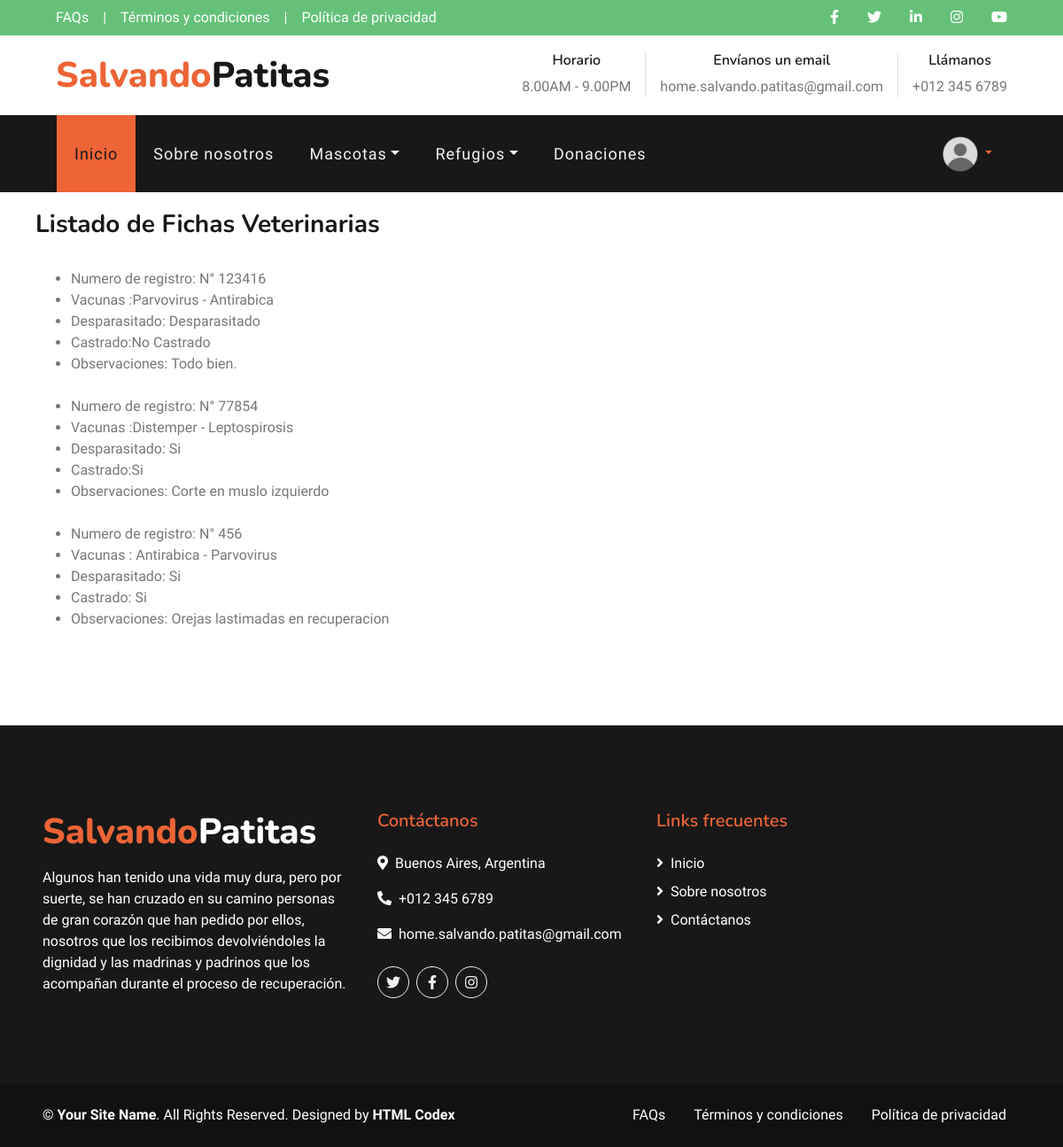
The page /Veterinaria/lista/ (signed in) on the database as committed earlier.
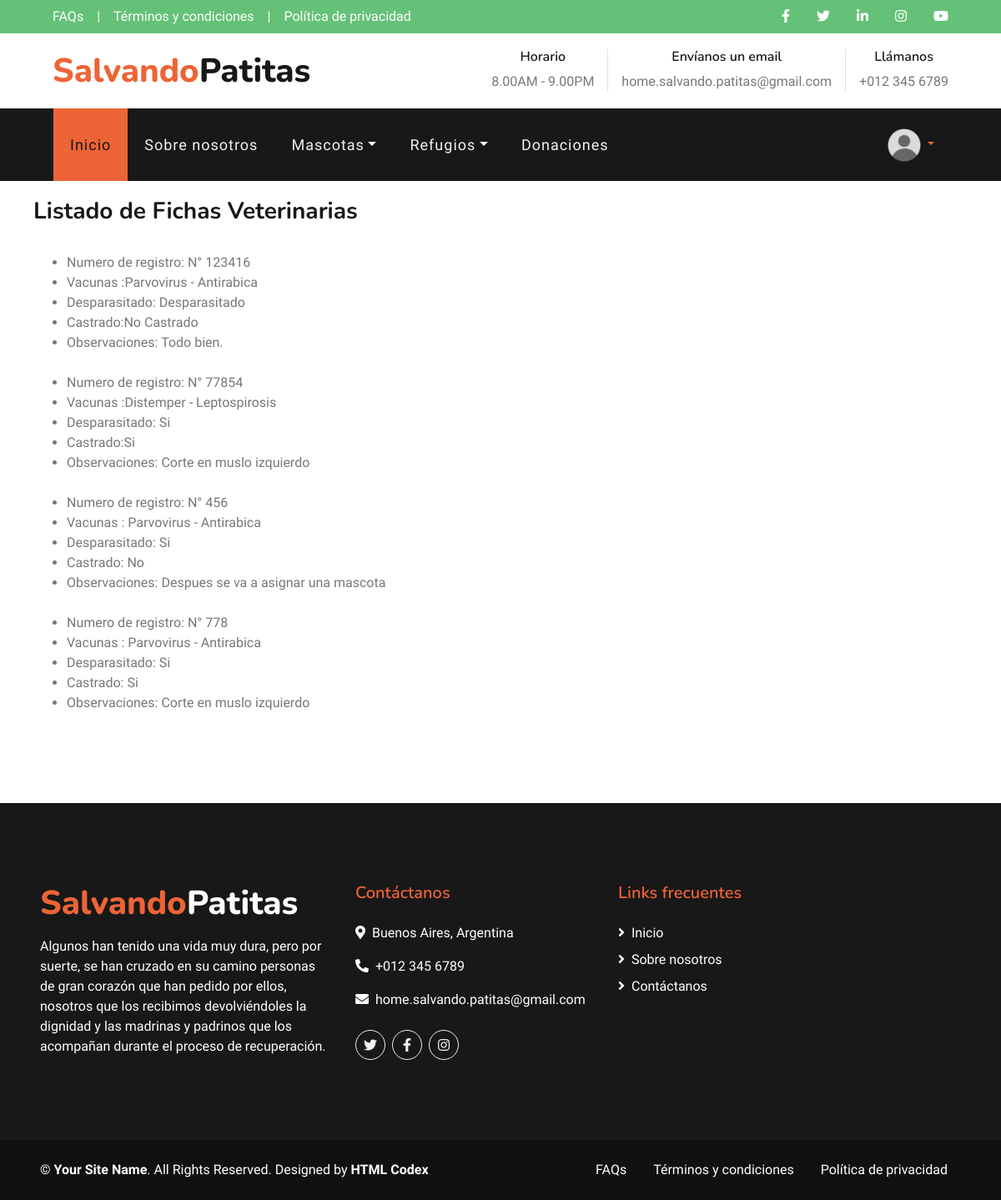
The same page on the database as committed later.
### Apps/Veterinaria/models.py (models this page shows, shortened)
class Ficha_medica (models.Model):
    mascota = models.OneToOneField(Mascota, on_delete=models.CASCADE, related_name='veterinaria', null=True)
    registro = models.IntegerField(unique=True)
    vacuna_1 = models.CharField(max_length= 100, null=True, blank=True,)
    vacuna_2 = models.CharField(max_length= 100, null=True, blank=True,)
    desparasitacion = models.CharField(max_length=50, null=True, blank=True,)
    castracion = models.CharField(max_length=50, null=True, blank=True,)
    observaciones = models.TextField(max_length=150,null=True, blank=True,)

### Apps/Veterinaria/views.py (the view)
# urls.py: path("lista/", lista_fichas ,name="lista"),
def lista_fichas (request):
    lista = Ficha_medica.objects.all()
    return render (request, "Veterinaria/lista_Ficha.html", {"lista": lista})

### Templates/Veterinaria/lista_Ficha.html (shortened to what this page needs)
{% extends "padre.html" %}
{% load static %}
{% block contenidoQueCambia%}
<div style = "padding: 20px 40px;">
<h3>Listado de Fichas Veterinarias</h3>
<br>
<ul>
    {%for li in lista %}
        <li> Numero de registro: N°  {{li.registro}} </li>
        <li> Vacunas :{{li.vacuna_1}} - {{li.vacuna_2}}</li>
        <li> Desparasitado: {{li.desparasitacion}} </li>
        <li> Castrado:{{li.castracion}} </li>
        <li> Observaciones: {{li.observaciones}}</li>
        <br>
    {% endfor %}
</ul>
</div>
{%endblock%}

Rows that differ between the two databases and show on the page:
removed Ficha_medica: registro "456", vacuna_1 "Antirabica", vacuna_2 "Parvovirus", desparasitacion "Si", castracion "Si", observaciones "Orejas lastimadas en recuperacion"
added Ficha_medica: registro "456", vacuna_1 "Parvovirus", vacuna_2 "Antirabica", desparasitacion "Si", castracion "No", observaciones "Despues se va a asignar una mascota"
added Ficha_medica: registro "778", vacuna_1 "Parvovirus", vacuna_2 "Antirabica", desparasitacion "Si", castracion "Si", observaciones "Corte en muslo izquierdo"
